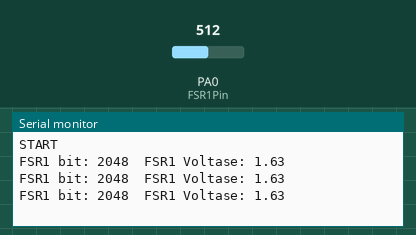
A sketch run on a simulated STM32 Blue Pill. Shown: the last lines printed to the serial monitor. Inputs (shaded band) come from the test bench; at power-on: PA0 (FSR1Pin) = 512 (analog values on the 0–1023 scale).

Above: at 1.3 s.
1.4 s: PA0 (FSR1Pin) set to 716
At 1.9 s:
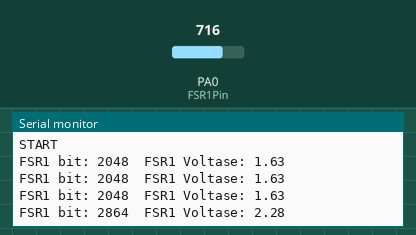
2.9 s: PA0 (FSR1Pin) set to 900
At 3.4 s:
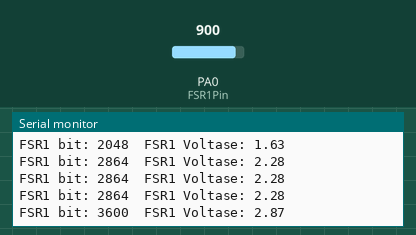
Timing chart, 0 to 5.9 s (numbered marks = the images above; inputs shaded):
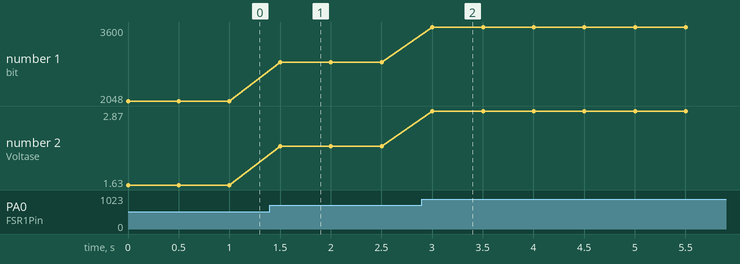

The sketch:

sketch_aug19a.ino
```cpp
int FSR1Pin = PA0;
int FSR2Pin = PA5;
void setup() {
  // put your setup code here, to run once:
  Serial.begin(115200);
  while(!Serial){

  }
  analogReadResolution(12);
  Serial.println("START");
}

void loop() {
  // put your main code here, to run repeatedly:
  // Membaca sensor FSR (satuan bit)
  int FSR1 = analogRead(FSR1Pin);
//  int FSR2 = analogRead(FSR2Pin);
//delay(1);
  // Mengubah nilai bit FSR menjadi voltase
  float FSR1Vol = FSR1/4095.0*3.26;
//  float FSR2Vol = FSR2/1023.0*3.3;

  // Mengubah nilai FSR ke Resistansi (Ohm)
  float FSR1Res = ((3.3-FSR1Vol)*10000.0)/FSR1Vol;
//  float FSR2Res = ((3.3-FSR2Vol)*10000.0)/FSR2Vol;

  // print di serial
  Serial.print("FSR1 bit: ");
  Serial.print(FSR1);
//  Serial.print(" FSR2 bit: ");
//  Serial.println(FSR2);
  Serial.print("  FSR1 Voltase: ");
  Serial.println(FSR1Vol);
//  Serial.print(" FSR2 Voltase: ");
//  Serial.print(FSR2Vol);
//  Serial.print("  FSR1 Resistan: ");
//  Serial.print(FSR1Res);
//  Serial.print(" FSR2 Resistan: ");
//  Serial.println(FSR2Res);

  delay(500);

}
```

Measured:
- after the input at 1.4 s, the serial monitor: prints a new line after 0.10 s (image 1)
- after the input at 2.9 s, the serial monitor: prints a new line after 0.10 s (image 2)
- plotted number 1: 2048 → 2864 after the input at 1.4 s, 2864 → 3600 after the input at 2.9 s
- plotted number 2: 1.63 → 2.28 after the input at 1.4 s, 2.28 → 2.87 after the input at 2.9 s
